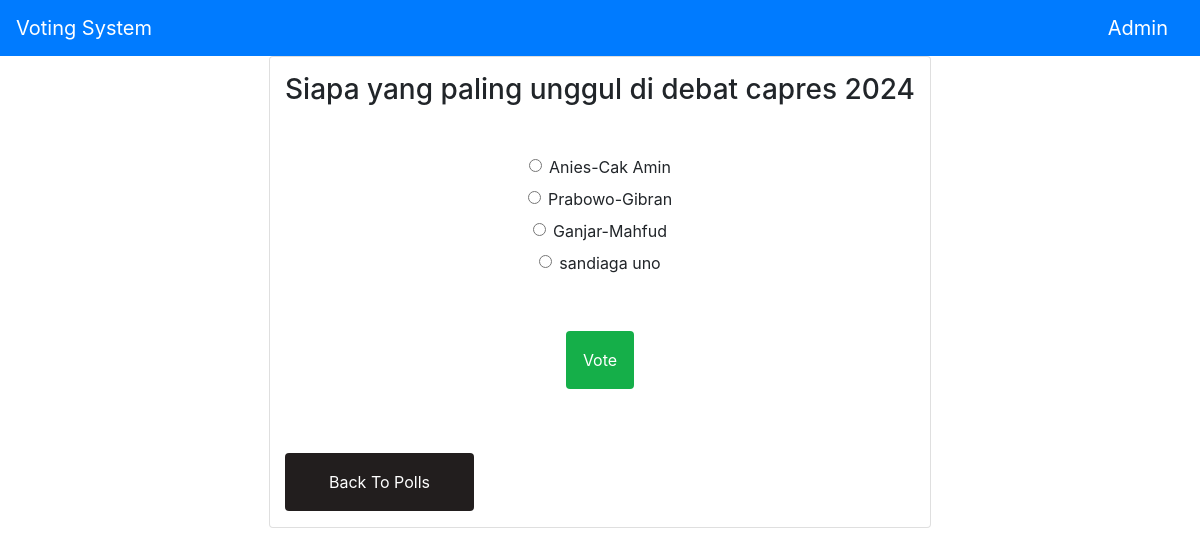
The page /polls/1/ on the database its author committed.
### votingApp/models.py (models this page shows, shortened)
class Question(models.Model):
    question_text = models.CharField(max_length = 300)
    pub_date = models.DateTimeField('date published')

class Choice(models.Model):
    question = models.ForeignKey(Question, on_delete = models.CASCADE)
    choice_text = models.CharField(max_length = 200)
    votes = models.IntegerField(default=0)

### votingApp/views.py (the view)
# urls.py: path('<int:question_id>/', views.detail, name='detail'),
def detail(request, question_id):
    try:
        question = Question.objects.get(pk = question_id)
    except Question.DoesNotExist:
        raise Http404('Question does not exist')
    return render(request, 'polls/detail.html',
                    {'question': question})

### templates/polls/detail.html (shortened to what this page needs)
{% extends 'base.html' %}
{% block content %}
<div class="card container-fluid py-3  text-center">
<h3 class ="text-center mb-5">{{ question.question_text }}</h3>
 <form action="{% url 'votingApp:vote' question.id %}" method="post">
        {% for choice in question.choice_set.all %}
        <div class="form-check">
            <input type="radio" name="choice" class="form-check-input" id="choice{{ forloop.counter }}"
                value="{{ choice.id }}" />
            <label for="choice{{ forloop.counter }}">{{ choice.choice_text }}</label>
        </div>
        {% endfor %}
        <div class="container-fluid">
            <input type="submit" value="Vote" class="btn p-3 mt-5 w-30 text-white" style="background-color: #15af49;" />
        </div>
    </form>
<a class="btn  p-3  h-25 mt-5  text-white" style="background-color: #221e1e; width: 30%;" href ="{% url 'votingApp:index' %}">Back To Polls</a>
</div>
</div>
{% endblock %}

### rows shown on the page
Question: question_text "Siapa yang paling unggul di debat capres 2024"
Choice: choice_text "Anies-Cak Amin"
Choice: choice_text "Prabowo-Gibran"
Choice: choice_text "Ganjar-Mahfud"
Choice: choice_text "sandiaga uno"
